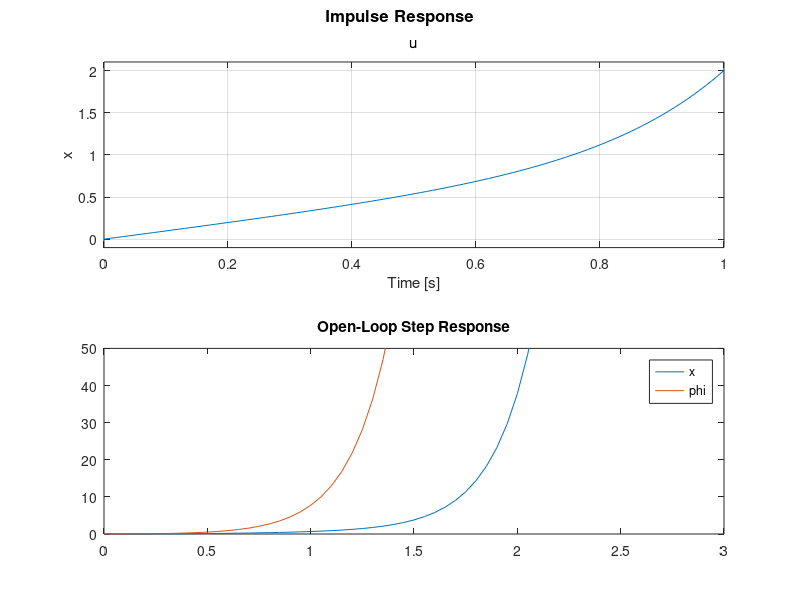

Write MATLAB code to recreate this figure. (Note: this script raises an error after producing the figure.)
%%
close all; clear all; clc;

%% Define Model:

M = 1.0;
m = 0.1;
l = 0.3;
b = 0;
I = 1/3*m*l^2;
g = 9.8;
q = (M+m)*(I+m*l^2)-(m*l)^2;
s = tf('s');

P_cart = (((I+m*l^2)/q)*s^2 - (m*g*l/q))/(s^4 + (b*(I + m*l^2))*s^3/q - ((M + m)*m*g*l)*s^2/q - b*m*g*l*s/q);

P_pend = (m*l*s/q)/(s^3 + (b*(I + m*l^2))*s^2/q - ((M + m)*m*g*l)*s/q - b*m*g*l/q);


sys_tf = [P_cart; P_pend]

inputs = {'u'};
outputs = {'x'; 'phi'};

set(sys_tf,'InputName',inputs)
set(sys_tf,'OutputName',outputs)

sys_tf

%% Open-Loop Impulse Response:
t=0:0.01:1;
impulse(sys_tf,t);
title('Open-Loop Impulse Response')


%% Zeros and Poles of the open loop:

[zeros poles] = zpkdata(P_pend,'v')
[zeros poles] = zpkdata(P_cart,'v')

%% Open loop step response:
t = 0:0.05:10;
u = ones(size(t));
[y,t] = lsim(sys_tf,u,t);
plot(t,y)
title('Open-Loop Step Response')
axis([0 3 0 50])
legend('x','phi')

% System Infos given the step response:
step_info = lsiminfo(y,t);
cart_info = step_info(1)
pend_info = step_info(2)

%% Root locus plot:
rlocus(P_pend)
title('Root Locus of Plant ')
zeros = zero(P_pend)
poles = pole(P_pend)


%% Controller:
C = (s+1)*(s+2)/s;
rlocus(C*P_pend)



%% Impulse response Close Loop Pendulum:
K = 60;
T = feedback(P_pend,K*C);
impulse(T)
title('Impulse Disturbance Response of Pendulum Angle under PID Control');



%% Impulse response Close Loop Cart:
C = C*K
P_cart = (((I+m*l^2)/q)*s^2 - (m*g*l/q))/(s^4 + (b*(I + m*l^2))*s^3/q - ((M + m)*m*g*l)*s^2/q - b*m*g*l*s/q);
T2 = feedback(1,P_pend*C)*P_cart;
T2 = minreal(T2);
t = 0:0.01:10;
impulse(T2, t), grid
title({'Response of Cart Position to an Impulse Disturbance';'under Closed-loop Control'});

